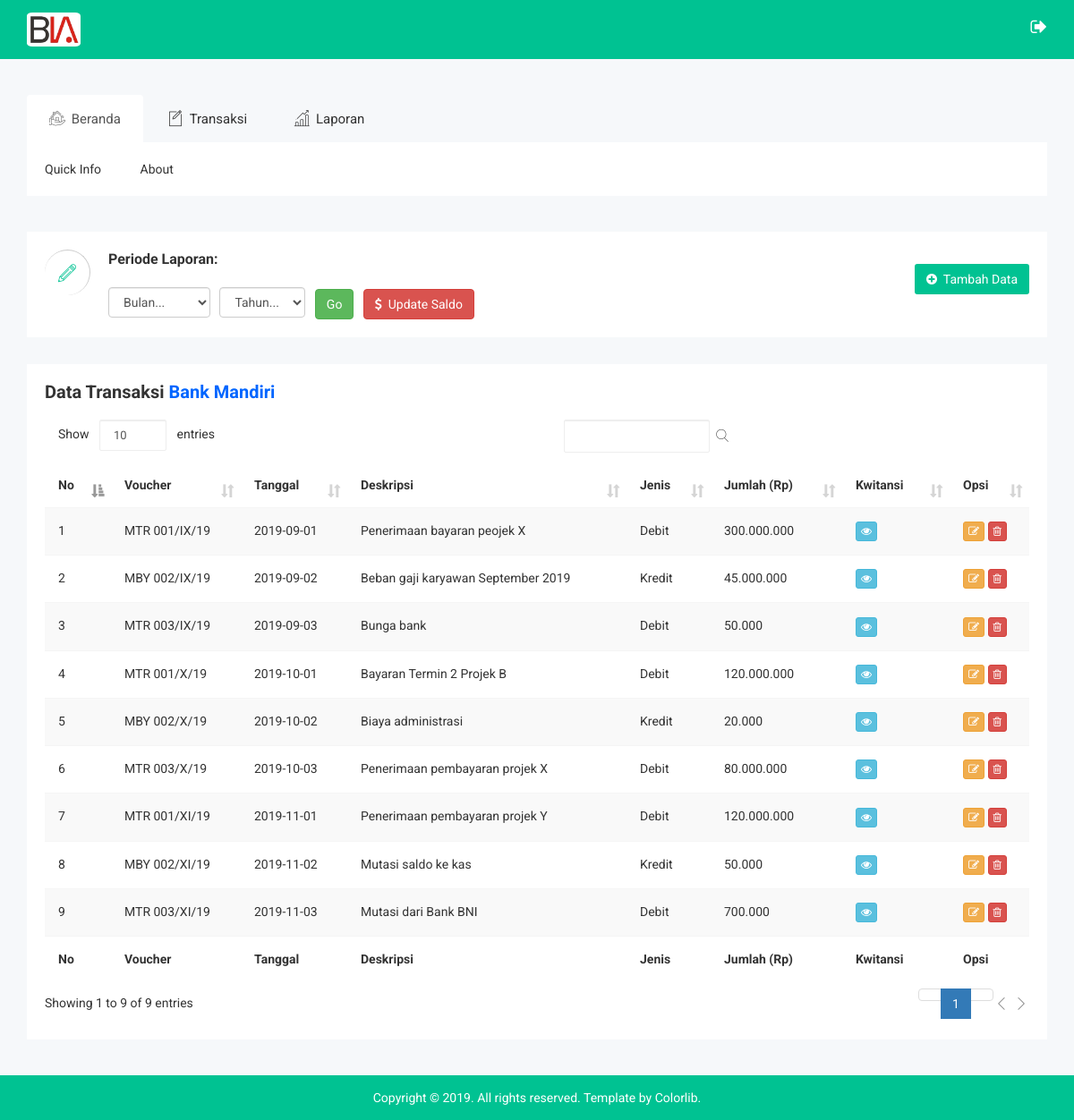
The page /views/admin/index.php?page=bank_mandiri (signed in) on the database its author committed.
### tables this page shows
CREATE TABLE `tb_transaksi` (
  `id_transaksi` varchar(13) NOT NULL,
  `no_voucher` varchar(15) NOT NULL,
  `tanggal` date NOT NULL,
  `deskripsi` varchar(150) NOT NULL,
  `jenis` varchar(6) NOT NULL,
  `jumlah` int(10) NOT NULL,
  `lokasi_dana` varchar(12) NOT NULL,
  `kwitansi_pendukung` varchar(150) DEFAULT NULL
);

### models/admin/m_bank_mandiri.php (called while the page is built, shortened)
<?php
class BankMandiri {
    private $mysqli;
    function __construct($conn) {
        $this->mysqli = $conn;
        $this->periodeBulan = '';
        $this->periodeTahun = '';
    }
    public function tampil($id = null) {
        $db     = $this->mysqli->conn;
        $sql    = "SELECT * FROM tb_transaksi";
        if($id == null) {
            $sql .= " WHERE lokasi_dana = 'Bank Mandiri'";
        } else if($id != null) {
            $sql .= " WHERE id_transaksi = '$id' ";
        }
        $sql .= " ORDER BY tanggal asc ";
        $query = $db->query($sql) or die ($db->error);
        return $query;
    }
}
?>

### views/admin/bank_mandiri.php (the view, shortened to what this page needs)
<?php
include "../../models/admin/m_bank_mandiri.php";
$bankmandiri = new BankMandiri($connection);
if (@$_GET['act'] == '') {
    ?>
    <div class="breadcomb-area">
        <div class="container">
            <div class="row">
                <div class="col-lg-12 col-md-12 col-sm-12 col-xs-12">
                    <div class="breadcomb-list">
                        <div class="row">
                            <div class="col-lg-6 col-md-6 col-sm-6 col-xs-12">
                                <div class="breadcomb-wp">
                                    <div class="breadcomb-icon">
                                        <i class="notika-icon notika-draft"></i>
                                    </div>
                                    <div class="breadcomb-ctn">
                                        <p style="font-size: 16px"><strong>Periode Laporan:</strong></p><br />
                                        <div class="row">
                                            <div class="col-md-12">
                                                <form name="bank_mandiri_show_by" action="" method="get" class="form-custom">
                                                    <select name="periode_bulan" id="periode_bulan"
                                                            class="form-control form-control-custom" required>
                                                        <option value="">Bulan...</option>
                                                    </select>&nbsp;&nbsp;
                                                    <select name="periode_tahun" id="periode_tahun"
                                                            class="form-control form-control-custom" required>
                                                        <option value="">Tahun...</option>
                                                    </select>&nbsp;&nbsp;
                                                    <button type="submit" class="btn btn-success" name="go">Go</button>
                                                </form>&nbsp;
                                                <form action="" method="POST" class="form-custom">
                                                    <button type="submit" data-placement="left" title="Update Saldo"
                                                            class="btn btn-danger" name="update_saldo"><i
                                                                class="fa fa-dollar"></i>&nbsp;&nbsp;Update Saldo
                                                    </button>
                                                </form>
                                            </div>
                                        </div>
                                    </div>
                                </div>
                            </div>
                            <div class="col-lg-6 col-md-6 col-sm-6 col-xs-3">
                                <div class="breadcomb-report">
                                    <button type="button" data-placement="left" title="Tambah Data"
                                            class="btn breadcomb-report" data-toggle="modal" data-target="#tambah"><i
                                                class="fa fa-plus-circle"></i>&nbsp;&nbsp;Tambah Data
                                    </button>
                                </div>
                            </div>
                        </div>
                    </div>
                </div>
            </div>
        </div>
    </div>
    <div class="data-table-area">
        <div class="container">
            <div class="row">
                <div class="col-lg-12 col-md-12 col-sm-12 col-xs-12">
                    <div class="data-table-list">
                        <div class="basic-tb-hd">
                            <h2>Data Transaksi <font color=#0066ff>Bank Mandiri</font></h2>
                        </div>
                        <div class="table-responsive">
                            <table id="datatables" class="table table-striped table-hover">
                                <thead>
                                <tr>
                                    <th>No</th>
                                    <th>Voucher</th>
                                    <th>Tanggal</th>
                                    <th>Deskripsi</th>
                                    <th>Jenis</th>
                                    <th>Jumlah (Rp)</th>
                                    <th>Kwitansi</th>
                                    <th>Opsi</th>
                                </tr>
                                </thead>
                                <tbody>
                                <?php
                                $no = 1;
                                $tampil = $bankmandiri->tampil();
                                while ($data = $tampil->fetch_object()) {
                                    ?>
                                    <tr>
                                        <td><?php echo $no++; ?></td>
                                        <td><?php echo $data->no_voucher; ?></td>
                                        <td><?php echo $data->tanggal; ?></td>
                                        <td><?php echo $data->deskripsi; ?></td>
                                        <td><?php echo $data->jenis; ?></td>
                                        <td><?php echo number_format($data->jumlah, 0, ",", "."); ?></td>
                                        <td>
                                            <?php
                                            $ganti_id = str_replace("/", "", $data->id_transaksi);
                                            ?>
                                            <button type="button" title="Lihat kwitansi" class="btn btn-info btn-xs"
                                                    data-toggle="modal"
                                                    data-target="#lihatkwitansi<?php echo $ganti_id; ?>"><i
                                                        class="fa fa-eye"></i></button>
                                        </td>
                                        <td>
                                            <a id="edit_bank_mandiri" data-toggle="modal" data-target="#edit"
                                               data-id_transaksi="<?php echo $data->id_transaksi; ?>"
                                               data-no_voucher="<?php echo $data->no_voucher; ?>"
                                               data-tanggal="<?php echo $data->tanggal; ?>"
                                               data-deskripsi="<?php echo $data->deskripsi; ?>"
                                               data-jenis="<?php echo $data->jenis; ?>"
                                               data-jumlah="<?php echo $data->jumlah; ?>"
                                               data-lokasi_dana="<?php echo $data->lokasi_dana; ?>"
                                               data-kwitansi_pendukung="<?php echo $data->kwitansi_pendukung; ?>">
                                                <button class="btn btn-warning btn-xs" title="Edit data"><i
                                                            class="fa fa-edit"></i></button>
                                            </a>
                                            <a href="?page=bank_mandiri&act=del&id=<?php echo $data->id_transaksi; ?>"
                                               onclick="return confirm('Hapus transaksi <?php echo $data->no_voucher; ?>?')">
                                                <button class="btn btn-danger btn-xs" title="Hapus data"><i
                                                            class="fa fa-trash-o"></i></button>
                                            </a>
                                        </td>
                                    </tr>
                                <?php } ?>
                                </tbody>
                                <tfoot>
                                <tr>
                                    <th>No</th>
                                    <th>Voucher</th>
                                    <th>Tanggal</th>
                                    <th>Deskripsi</th>
                                    <th>Jenis</th>
                                    <th>Jumlah (Rp)</th>
                                    <th>Kwitansi</th>
                                    <th>Opsi</th>
                                </tr>
                                </tfoot>
                            </table>
                        </div>
                    </div>
                </div>
            </div>
        </div>
    </div>
    <?php
} else if (@$_GET['act'] == 'del') {
    $kwitansi_awal = $bankmandiri->tampil($_GET['id'])->fetch_object()->kwitansi_pendukung;
    unlink("../../assets/img/kwitansi/" . $kwitansi_awal);
    $bankmandiri->hapus($_GET['id']);
    header("location: ?page=bank_mandiri");
}
?>

### assets/css/main.css (style rules this page uses)
html { color: #222; font-size: 1em; line-height: 1.4; }

### views/admin/index.php (style rules this page uses)
.form-control.form-control-custom { display: inline !important; width: unset !important; }
.form-custom { display: inline !important; }

### rows shown on the page
tb_transaksi: no_voucher "MTR 001/IX/19", tanggal "2019-09-01", deskripsi "Penerimaan bayaran peojek X", jenis "Debit", jumlah "300.000.000"
tb_transaksi: no_voucher "MBY 002/IX/19", tanggal "2019-09-02", deskripsi "Beban gaji karyawan September 2019", jenis "Kredit", jumlah "45.000.000"
tb_transaksi: no_voucher "MTR 003/IX/19", tanggal "2019-09-03", deskripsi "Bunga bank", jenis "Debit", jumlah "50.000"
tb_transaksi: no_voucher "MTR 001/X/19", tanggal "2019-10-01", deskripsi "Bayaran Termin 2 Projek B", jenis "Debit", jumlah "120.000.000"
tb_transaksi: no_voucher "MBY 002/X/19", tanggal "2019-10-02", deskripsi "Biaya administrasi", jenis "Kredit", jumlah "20.000"
tb_transaksi: no_voucher "MTR 003/X/19", tanggal "2019-10-03", deskripsi "Penerimaan pembayaran projek X", jenis "Debit", jumlah "80.000.000"
tb_transaksi: no_voucher "MTR 001/XI/19", tanggal "2019-11-01", deskripsi "Penerimaan pembayaran projek Y", jenis "Debit", jumlah "120.000.000"
tb_transaksi: no_voucher "MBY 002/XI/19", tanggal "2019-11-02", deskripsi "Mutasi saldo ke kas", jenis "Kredit", jumlah "50.000"
tb_transaksi: no_voucher "MTR 003/XI/19", tanggal "2019-11-03", deskripsi "Mutasi dari Bank BNI", jenis "Debit", jumlah "700.000"
